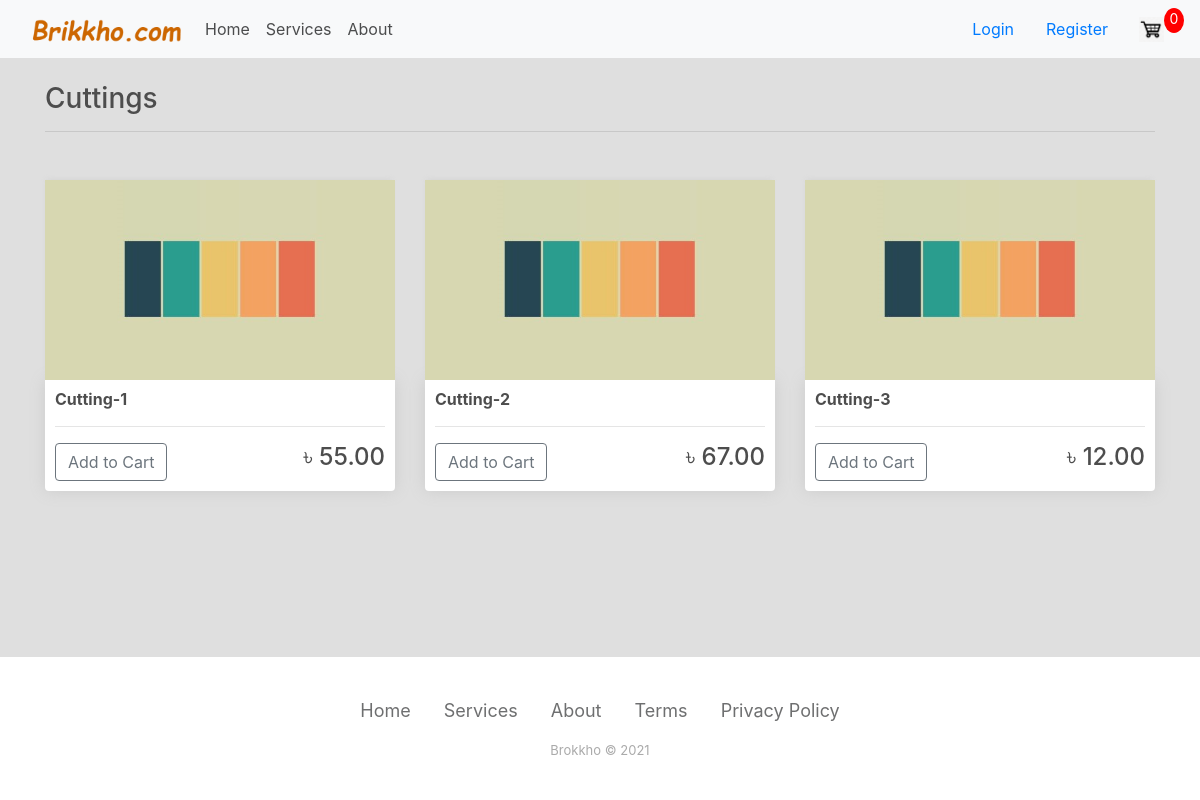
/cuttings/, run on the app's committed database.
### store/models.py (models this page shows, shortened)
class Product(models.Model):
    name = models.CharField(max_length=256, null=True)
    price = models.FloatField()
    digital = models.BooleanField(default=False, null=True, blank=False)
    image = models.ImageField(null=True, blank=True)
    product_id = models.CharField(max_length=7, null=True)
    @property
    def imageURL(self):
        try:
            url = self.image.url
        except:
            url = ''
        return url

### store/views.py (the view)
# urls.py: path('cuttings/', views.cuttings, name='cuttings'),
def cuttings(request):
    data = cartData(request)
    cartItems = data['cartItems']
    products = Product.objects.all()
    context = {
        'products': products,
        'cartItems': cartItems,
    }
    return render(request, 'store/cuttings.html', context)

### store/utils.py (called while the page is built, shortened)
def cookieCart(request):
	try:
		cart = json.loads(request.COOKIES['cart'])
	except:
		cart = {}
		print('CART:', cart)
	items = []
	order = {'get_cart_total':0, 'get_cart_items':0, 'shipping':False}
	cartItems = order['get_cart_items']
	return {
        'cartItems': cartItems,
        'order': order,
        'items' :items
    }

def cartData(request):
    if request.user.is_authenticated:
        customer = request.user.customer
        order, created = Order.objects.get_or_create(customer=customer, complete=False)
        items = order.orderitem_set.all()
        cartItems = order.get_cart_items
    else:
        cookieDate = cookieCart(request)
        cartItems = cookieDate['cartItems']
        order = cookieDate['order']
        items = cookieDate['items']
    return {
        'cartItems': cartItems,
        'order': order,
        'items' :items
    }

### store/templates/store/cuttings.html
{% extends 'store/base.html' %}
{% load static %}
{% block content %}
    <h3>Cuttings</h3>
    <hr>
    <div class="row">
        {% for product in products %}
            {% if product.product_id == 'Ct' %}
                <div class="col-lg-4" style="margin-top: 2rem;">
                    <img class="thumbnail" src="{{ product.imageURL }}" alt="">
                    <div class="box-element product">
                        <h6><strong>{{ product.name }}</strong></h6>
                        <hr>
                        <button data-product="{{ product.id }}" data-action="add" class="btn btn-outline-secondary add-btn update-cart">
                            Add to Cart
                        </button>
                        <h4 style="display: inline-block; float: right;">&#x9f3; {{ product.price|floatformat:2 }}</h4>
                    </div>
                </div>
            {% endif %}
        {% endfor %}
    </div>
{% endblock content %}

### static/css/main.css (style rules this page uses)
body { background-color: #dfdfdf; min-height: 100vh; display: flex; flex-direction: column; }
h1,h2,h3,h4,h5,h6 { color:hsl(0, 0%, 30%); }
.box-element { box-shadow:hsl(0, 0%, 80%) 0 0 16px; background-color: #fff; border-radius: 4px; padding: 10px; }
.thumbnail { width: 100%; height: 200px; -webkit-box-shadow: -1px -3px 5px -2px rgba(214,214,214,1); -moz-box-shadow: -1px -3px 5px -2px rgba(214,214,214,1); box-shadow: -1px -3px 5px -2px rgba(214,214,214,1); }
.product { border-radius: 0 0 4px 4px; }
.col-lg-4, .col-lg-6, .col-lg-8, .col-lg-12 { margin-top: 10px; }

### data on the page
Product: imageURL (placeholder picture), name "Cutting-1", price "55.00"
Product: imageURL (placeholder picture), name "Cutting-2", price "67.00"
Product: imageURL (placeholder picture), name "Cutting-3", price "12.00"

### other printed values
{{ cartItems }} "0"
